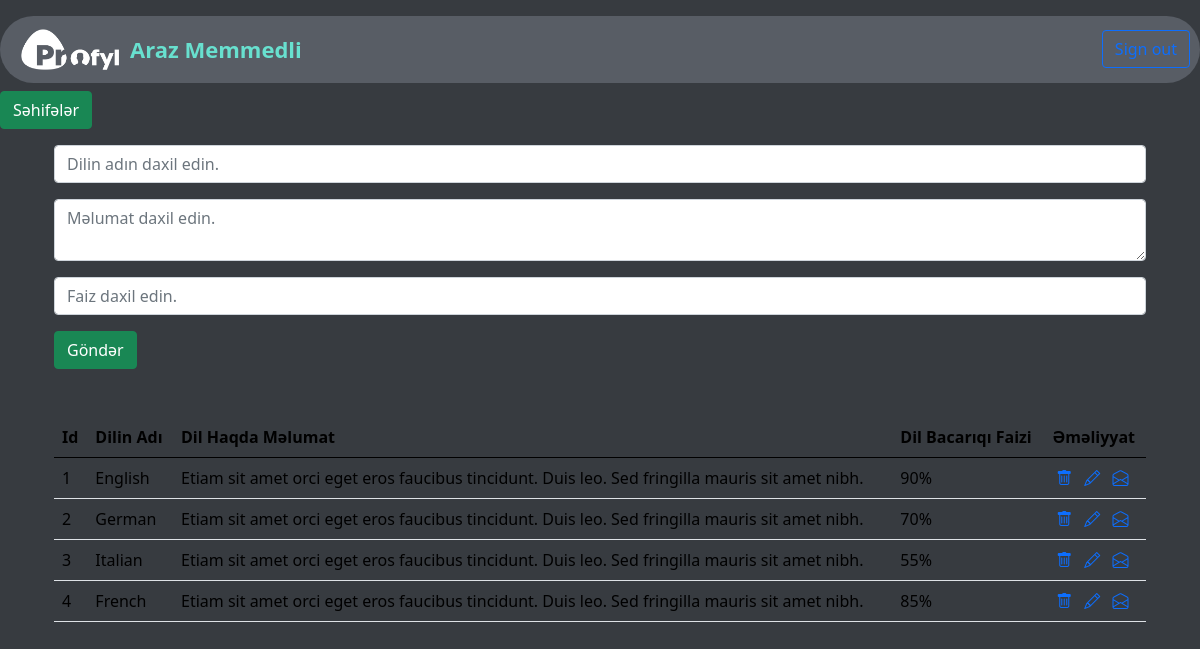
/admin/languageskills/, run on the app's committed database.
### app/models.py (models this page shows)
class LanguageSkills(db.Model):
    id = db.Column(db.Integer, primary_key=True)
    ls_name = db.Column(db.String(120))
    ls_subject = db.Column(db.String(250))
    ls_percent = db.Column(db.String(70))

### admin/ls_routes.py (the view, shortened to what this page needs)
@languageskills_bp.route('/admin/languageskills/',methods=['GET','POST'])
def language_skills():
    form=LanguageSkillsForm()
    languageskills=LanguageSkills.query.all()
    return render_template('admin/languageskills.html',form=form,languageskills=languageskills)

### admin/forms.py
class LanguageSkillsForm(FlaskForm):
    ls_name=StringField('ls_name')
    ls_subject=TextAreaField('ls_subject')
    ls_percent=StringField('ls_percent')
    ls_submit=SubmitField()

### admin/templates/admin/languageskills.html (shortened to what this page needs)
{% extends 'admin/base.html' %}
{% block content %}
<section id="languageskills-form">
    <div class="container">
        <div class="row">
            <div class="col-12">
                <form action="" method="POST">
                    <div class="form-group mt-3">
                        {{form.ls_name(class_='form-control',placeholder='Dilin adın daxil edin.')}}
                    </div>
                    <div class="form-group mt-3">
                        {{form.ls_subject(class_='form-control',placeholder='Məlumat daxil edin.')}}
                    </div>
                    <div class="form-group mt-3">
                        {{form.ls_percent(class_='form-control',placeholder='Faiz daxil edin.')}}
                    </div>
                    <div class="form-group mt-3">
                        {{form.ls_submit(class_='btn btn-success',value='Göndər')}}
                    </div>
                </form>
            </div>
        </div>
    </div>
</section>
<section id="languageskills-table">
    <div class="container mt-5">
        <table class="table" style="color: white;">
            <thead>
              <tr>
                <th scope="col">Id</th>
                <th scope="col">Dilin Adı</th>
                <th scope="col">Dil Haqda Məlumat</th>
                <th scope="col">Dil Bacarıqı Faizi</th>
                <th scope="col">Əməliyyat</th>
              </tr>
            </thead>
            <tbody>
              {% for languageskill in languageskills %}
              <tr>
                <td>{{languageskill.id}}</td>
                <td>{{languageskill.ls_name}}</td>
                <td>{{languageskill.ls_subject}}</td>
                <td>{{languageskill.ls_percent}}</td>
                <td>
                    <a href="/languageskills/delete/{{languageskill.id}}"><i class="bi bi-trash mx-1"></i></a>
                    <a href="/languageskills/update/{{languageskill.id}}"><i class="bi bi-pencil mx-1"></i></a>
                    <a href=""><i class="bi bi-envelope-open mx-1"></i></a>
                </td>
              </tr>
              {% endfor %}
            </tbody>
          </table>
    </div>
</section>
{% endblock  %}

### data on the page
LanguageSkills: id "1", ls_name "English", ls_subject "Etiam sit amet orci eget eros faucibus tincidunt. Duis leo. Sed fringilla mauris sit amet nibh.", ls_percent "90%"
LanguageSkills: id "2", ls_name "German", ls_subject "Etiam sit amet orci eget eros faucibus tincidunt. Duis leo. Sed fringilla mauris sit amet nibh.", ls_percent "70%"
LanguageSkills: id "3", ls_name "Italian", ls_subject "Etiam sit amet orci eget eros faucibus tincidunt. Duis leo. Sed fringilla mauris sit amet nibh.", ls_percent "55%"
LanguageSkills: id "4", ls_name "French", ls_subject "Etiam sit amet orci eget eros faucibus tincidunt. Duis leo. Sed fringilla mauris sit amet nibh.", ls_percent "85%"
